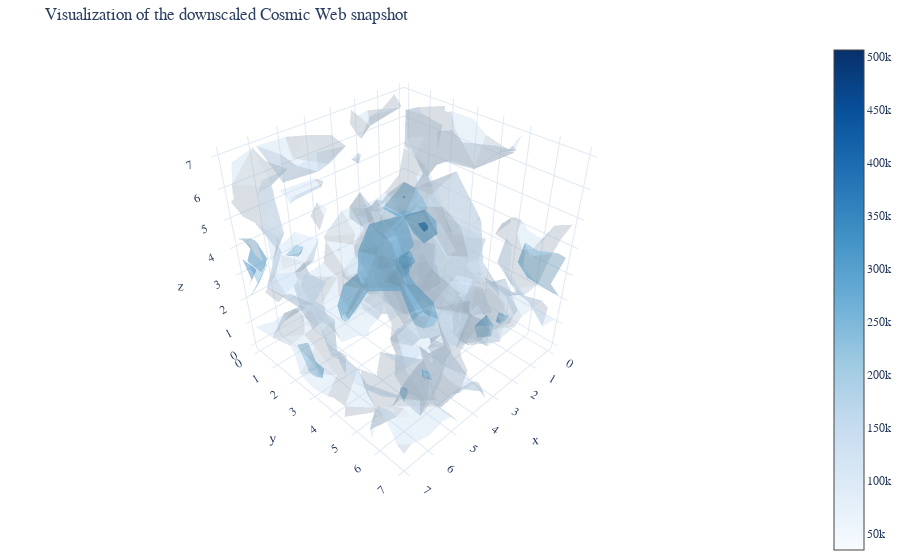

Notebook source saved alongside this figure:
### Code cell
fig = plot_meshgrid_isosurfaces(data, title="Visualization of the downscaled Cosmic Web snapshot")
fig.show()
fig.write_image(PLOTS_PATH / "mfrqi_original_snapshot.pdf")

### Figure 1 — Plotly figure (JSON) as saved in the notebook; plotly's stock layout.template omitted (floating-point values rounded to 4 significant figures; data arrays with more than 128 entries replaced by an {"elided": "..."} marker saying what was removed)
{"data": [{"caps": {"x": {"show": false}, "y": {"show": false}, "z": {"show": false}}, "colorscale": [[0, "rgb(247,251,255)"], [0.125, "rgb(222,235,247)"], [0.25, "rgb(198,219,239)"], [0.375, "rgb(158,202,225)"], [0.5, "rgb(107,174,214)"], [0.625, "rgb(66,146,198)"], [0.75, "rgb(33,113,181)"], [0.875, "rgb(8,81,156)"], [1, "rgb(8,48,107)"]], "isomax": 506100.0, "isomin": 35050.0, "opacity": 0.4, "surface": {"count": 5}, "type": "volume", "value": {"elided": "512 float values"}, "x": {"elided": "512 int values"}, "y": {"elided": "512 int values"}, "z": {"elided": "512 int values"}}], "layout": {"margin": {"b": 0, "l": 0, "r": 0, "t": 40}, "scene": {"aspectmode": "data", "camera": {"center": {"x": 0, "y": 0, "z": -0.2}, "eye": {"x": 1.5, "y": 1.5, "z": 1.5}}}, "title": {"text": "Visualization of the downscaled Cosmic Web snapshot"}}}
